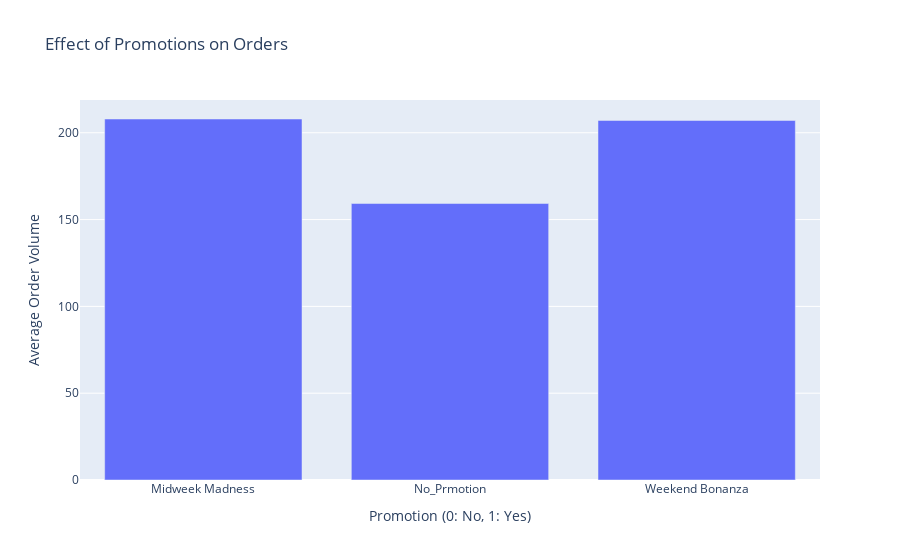

Here is the notebook cell this chart was saved with:
### Code cell
#Promotion Impact Analysis 
promotion_impact = product_data.groupby('Promotion')['Order_Volume'].mean().reset_index()

# Plotting Promotion Impact 
fig = px.bar(promotion_impact, x='Promotion', y='Order_Volume', title='Effect of Promotions on Orders', 
             labels={'Promotion': 'Promotion (0: No, 1: Yes)', 'Order_Volume': 'Average Order Volume'})
fig.show()

### Figure 1 — Plotly figure (JSON) as saved in the notebook; plotly's stock layout.template omitted (floating-point values rounded to 4 significant figures)
{"data": [{"alignmentgroup": "True", "hovertemplate": "Promotion (0: No, 1: Yes)=%{x}<br>Average Order Volume=%{y}<extra></extra>", "legendgroup": "", "marker": {"color": "#636efa", "pattern": {"shape": ""}}, "name": "", "offsetgroup": "", "orientation": "v", "showlegend": false, "textposition": "auto", "type": "bar", "x": ["Midweek Madness", "No_Prmotion", "Weekend Bonanza"], "xaxis": "x", "y": [207.9, 159.3, 207.1], "yaxis": "y"}], "layout": {"barmode": "relative", "legend": {"tracegroupgap": 0}, "title": {"text": "Effect of Promotions on Orders"}, "xaxis": {"anchor": "y", "domain": [0, 1], "title": {"text": "Promotion (0: No, 1: Yes)"}}, "yaxis": {"anchor": "x", "domain": [0, 1], "title": {"text": "Average Order Volume"}}}}
